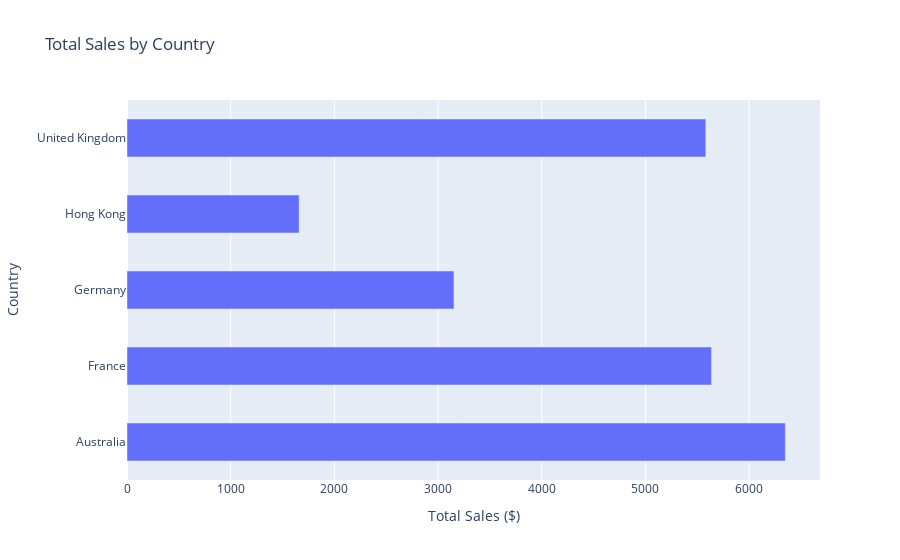

Here is the notebook cell this chart was saved with:
### Markdown cell above
### Bar graph of sales by country

### Code cell
import pandas as pd
import plotly.express as px
ecom_sales = pd.read_csv(csv_filepath)
ecom_sales = ecom_sales.groupby('Country')['OrderValue'].agg('sum').reset_index(name='Total Sales ($)')

# Create the bar graph object
bar_fig = px.bar(
  # Set the DataFrame, x and y
  data_frame=ecom_sales, x='Total Sales ($)', y='Country',
  # Set the graph to be horizontal
  orientation='h', title='Total Sales by Country')

# Increase the gap between bars
bar_fig.update_layout({'bargap': 0.5})

bar_fig.show()

### Figure 1 — Plotly figure (JSON) as saved in the notebook; plotly's stock layout.template omitted (floating-point values rounded to 4 significant figures)
{"data": [{"alignmentgroup": "True", "hovertemplate": "Total Sales ($)=%{x}<br>Country=%{y}<extra></extra>", "legendgroup": "", "marker": {"color": "#636efa", "pattern": {"shape": ""}}, "name": "", "offsetgroup": "", "orientation": "h", "showlegend": false, "textposition": "auto", "type": "bar", "x": [6350.0, 5638.0, 3154.0, 1660.0, 5583.0], "xaxis": "x", "y": ["Australia", "France", "Germany", "Hong Kong", "United Kingdom"], "yaxis": "y"}], "layout": {"bargap": 0.5, "barmode": "relative", "legend": {"tracegroupgap": 0}, "title": {"text": "Total Sales by Country"}, "xaxis": {"anchor": "y", "domain": [0, 1], "title": {"text": "Total Sales ($)"}}, "yaxis": {"anchor": "x", "domain": [0, 1], "title": {"text": "Country"}}}}
